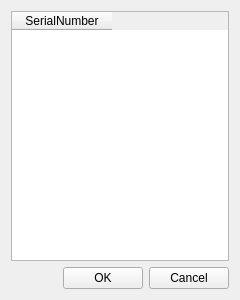
<?xml version="1.0" encoding="UTF-8"?>
<ui version="4.0">
 <class>Syn_SerialNumberManageDlg</class>
 <widget class="QWidget" name="Syn_SerialNumberManageDlg">
  <property name="windowModality">
   <enum>Qt::ApplicationModal</enum>
  </property>
  <property name="geometry">
   <rect>
    <x>0</x>
    <y>0</y>
    <width>240</width>
    <height>300</height>
   </rect>
  </property>
  <property name="windowTitle">
   <string>SerialNumber Manage</string>
  </property>
  <layout class="QGridLayout" name="gridLayout">
   <item row="0" column="0">
    <widget class="QTableWidget" name="SerialNumberTableWidget">
     <property name="selectionMode">
      <enum>QAbstractItemView::SingleSelection</enum>
     </property>
     <column>
      <property name="text">
       <string>SerialNumber</string>
      </property>
     </column>
    </widget>
   </item>
   <item row="1" column="0">
    <layout class="QHBoxLayout" name="horizontalLayout">
     <item>
      <spacer name="horizontalSpacer">
       <property name="orientation">
        <enum>Qt::Horizontal</enum>
       </property>
       <property name="sizeHint" stdset="0">
        <size>
         <width>40</width>
         <height>20</height>
        </size>
       </property>
      </spacer>
     </item>
     <item>
      <widget class="QPushButton" name="OKPushButton">
       <property name="text">
        <string>OK</string>
       </property>
      </widget>
     </item>
     <item>
      <widget class="QPushButton" name="CancelPushButton">
       <property name="text">
        <string>Cancel</string>
       </property>
      </widget>
     </item>
    </layout>
   </item>
  </layout>
 </widget>
 <layoutdefault spacing="6" margin="11"/>
 <resources/>
 <connections/>
</ui>
